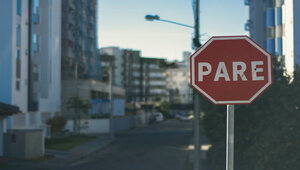
#> input picture pare-capa.jpg, 300 x 170 px, given in place of the camera
$ python diag_camera.py pare-capa.jpg   (older library calls are emulated)
#> lines starting #> are read from the running program, lines starting #| are printed output that depends on the picture
"""
Diagnóstico de câmera — roda os MESMOS testes que peneira_roi() usa
no pipeline, mas sobre o frame inteiro, para dizer exatamente por
que a detecção está falhando: ruído, foco, ou luz.

Uso:
    python diag_camera.py            # usa CAM_IDX=1, DSHOW (Windows)
    python diag_camera.py --idx 2
"""
import cv2, numpy as np, sys, time

IDX = 1
if "--idx" in sys.argv:
    IDX = int(sys.argv[sys.argv.index("--idx")+1])

cap = cv2.VideoCapture(IDX, cv2.CAP_DSHOW)
if not cap.isOpened():
    print(f"[ERRO] câmera índice {IDX} não abriu. Tente --idx 0, 1, 2...")
    sys.exit(1)

cap.set(cv2.CAP_PROP_FOURCC, cv2.VideoWriter_fourcc(*"MJPG"))
cap.set(cv2.CAP_PROP_FRAME_WIDTH, 640)
cap.set(cv2.CAP_PROP_FRAME_HEIGHT, 480)

print("Lendo 60 frames (~2s)... aponte para uma placa PARE ou delivery se tiver à mão.")
print("Pressione Q na janela para sair mais cedo.\n")

CLAHE = cv2.createCLAHE(clipLimit=2.0, tileGridSize=(8,8))

focos, ruidos, brilhos, quedas = [], [], [], 0
t0 = time.time()
n = 0
prev = None

while n < 60 and time.time()-t0 < 8:
    ret, frame = cap.read()
#> frame is the input picture: shape (170, 300, 3); mean B, G, R 106, 101.7, 90.7
    if not ret:
        quedas += 1
        continue
    n += 1
    gray = cv2.cvtColor(frame, cv2.COLOR_BGR2GRAY)
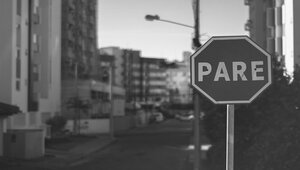
#> gray: shape (170, 300); min 31, max 253, mean 98.9
    g = CLAHE.apply(gray)
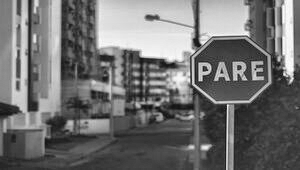
#> g: shape (170, 300); min 17, max 254, mean 112.9

    # foco: mesmo cálculo do peneira_roi (variância do Laplaciano)
    foco = float(cv2.Laplacian(cv2.resize(g,(48,48)), cv2.CV_64F).var())
#> foco = 11213.8
    focos.append(foco)

    # ruído: desvio padrão entre frames consecutivos na mesma região
    # (se a cena está parada, qualquer diferença é ruído do sensor/cabo)
    if prev is not None:
        diff = cv2.absdiff(gray, prev)
        ruidos.append(float(diff.std()))
    prev = gray

    brilhos.append(float(gray.mean()))

    cv2.imshow("Diagnostico - Q para sair", frame)
    if cv2.waitKey(1) & 0xFF == ord('q'):
#> (key q is pressed here)
        break

cap.release(); cv2.destroyAllWindows()

if n == 0:
    print("[ERRO] nenhum frame foi lido — problema é na conexão/driver, não no sinal.")
    sys.exit(1)

foco_med = np.median(focos)
#> foco_med = 11213.8
ruido_med = np.median(ruidos) if ruidos else -1
brilho_med = np.median(brilhos)
#> brilho_med = 98.88
taxa_perda = quedas / max(1, n+quedas) * 100

print("="*58)
print(f"  Frames lidos:        {n}   (perdidos: {quedas}, {taxa_perda:.0f}%)")
print(f"  Foco (Laplaciano):   {foco_med:.1f}   (pipeline exige >= 25.0)")
#|   Foco (Laplaciano):   11213.8   (pipeline exige >= 25.0)
print(f"  Ruído entre frames:  {ruido_med:.2f}   (cena parada: normal é < 2.0)")
print(f"  Brilho médio:        {brilho_med:.0f}   (pipeline aceita 12-248)")
#|   Brilho médio:        99   (pipeline aceita 12-248)
print("="*58)

print("\nDIAGNÓSTICO:")
if taxa_perda > 5:
    print("  ⚠ PERDA DE FRAMES — típico de cabo USB com mau contato ou banda")
    print("    insuficiente. Confirma problema físico de conexão, não de threshold.")
if ruido_med > 6:
    print("  ⚠ RUÍDO ALTO ENTRE FRAMES — com a cena parada, isso não deveria")
    print("    variar. É a assinatura de neve/interferência no sinal de vídeo:")
    print("    cabo USB mal contatado, cabo tracionado, ou EMI do motor/servo")
    print("    perto do cabo da câmera. NÃO é um problema de threshold do")
    print("    pipeline — ajustar ROI_FOCO_MIN ou AREA_MIN não resolve isso.")
elif ruido_med > 3:
    print("  ~ ruído moderado — pode ainda passar no pipeline, mas vale investigar")
else:
    print("  ✓ ruído normal")
if foco_med < 25:
    print(f"  ⚠ FOCO ABAIXO DO LIMIAR ({foco_med:.1f} < 25.0) — o pipeline vai")
    print("    rejeitar a maioria dos recortes por 'desfocada'. Se a câmera tem")
    print("    foco manual, ajuste; ruído alto também derruba esta métrica.")
else:
    print("  ✓ foco OK")
if not (12 < brilho_med < 248):
    print("  ⚠ BRILHO fora da faixa aceita pelo pipeline")
else:
    print("  ✓ brilho OK")

print("\nPróximo passo se o ruído estiver alto:")
print("  1. Desconecte e reconecte o cabo USB nas duas pontas, sem tensão")
print("  2. Troque de porta USB (evite hub, prefira USB 3.0 direta)")
print("  3. Afaste o cabo da câmera dos fios de motor/servo/Portenta")
print("  4. Rode este script de novo e compare o número de 'Ruído entre frames'")

$ run again, on pedestre.webp
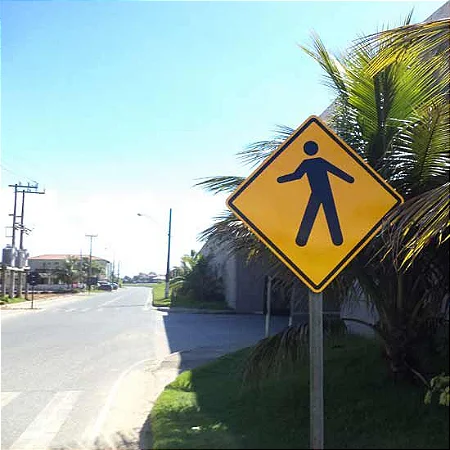
#> input picture pedestre.webp, 450 x 450 px, given in place of the camera
#> frame is the input picture: shape (450, 450, 3); mean B, G, R 151.5, 158.8, 143.5
#> `gray = cv2.cvtColor(frame, cv2.COLOR_BGR2GRAY)`:
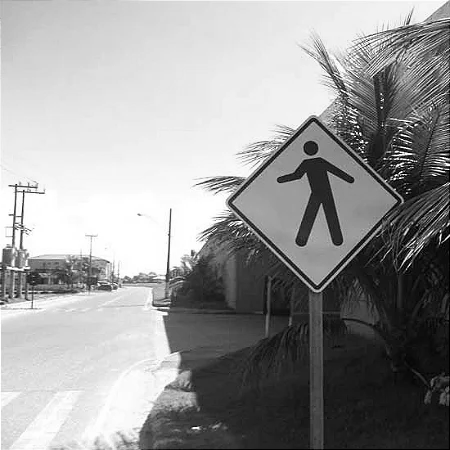
#> gray: shape (450, 450); min 0, max 255, mean 153.4
#> `g = CLAHE.apply(gray)`:
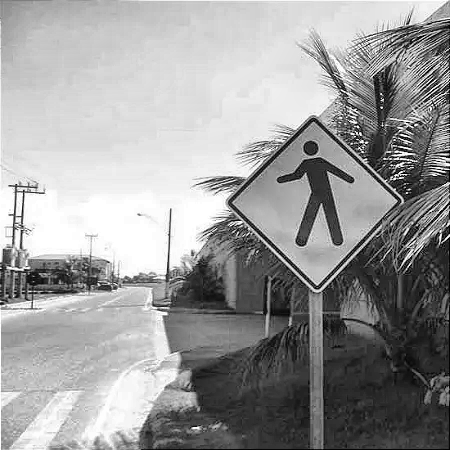
#> g: shape (450, 450); min 0, max 255, mean 155.1
#> foco = 15366.1
#> brilho_med = 153.4
#|   Foco (Laplaciano):   15366.1   (pipeline exige >= 25.0)
#|   Brilho médio:        153   (pipeline aceita 12-248)
